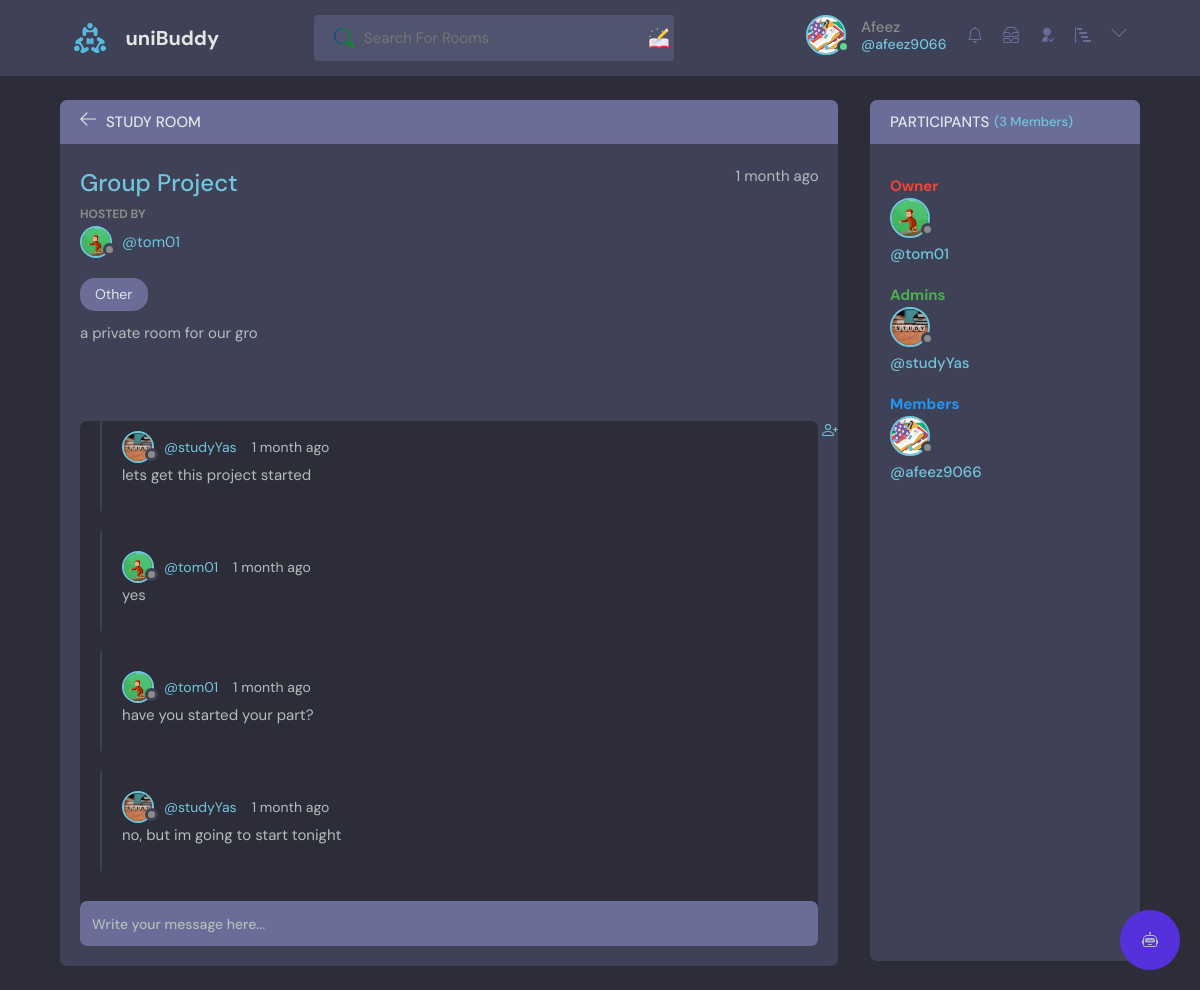
Page /room/14/ (signed in) on the committed database.
### base/models.py (models this page shows, shortened)
class User(AbstractUser):
    name = models.CharField(max_length=200, null=True)
    email = models.EmailField(unique=True, null=True)
    bio = models.TextField(null=True)
    avatar = models.ImageField(null=True, default="avatar.svg")
    followers = models.ManyToManyField('self', related_name='following', blank=True, symmetrical=False)
    follower_count = models.IntegerField(default=0)
    last_checked = models.DateTimeField(auto_now_add=True)
    badges = models.ManyToManyField('base.Badge', blank=True)
    USERNAME_FIELD = 'email'
    REQUIRED_FIELDS = []

class Room(models.Model):
    host = models.ForeignKey(User, on_delete=models.SET_NULL, null=True, related_name='created_rooms')
    topic = models.ForeignKey(Topic, on_delete=models.SET_NULL, null=True)
    name = models.CharField(max_length=200)
    description = models.TextField(null=True, blank=True)
    participants = models.ManyToManyField(
        User, related_name='participants', blank=True)
    updated = models.DateTimeField(auto_now=True)
    created = models.DateTimeField(auto_now_add=True)
    upvotes = models.IntegerField(default=0)
    upvoted_by = models.ManyToManyField(User, related_name='upvoted_rooms')
    is_private = models.BooleanField(default=False)
    access_code = models.CharField(max_length=10, blank=True, null=True)
    admins = models.ManyToManyField(User, related_name="admin_rooms", blank=True)
    class Meta:
        ordering = ['-updated', '-created']

class Topic(models.Model):
    name = models.CharField(max_length=200)
    def __str__(self):
        return self.name

class Message(models.Model):
    user = models.ForeignKey(
        User, on_delete=models.SET_NULL, null=True, blank=True)
    recipient = models.ForeignKey(
        User, on_delete=models.SET_NULL, null=True, blank=True, related_name="messages")
    name = models.CharField(max_length=200, null=True, blank=True)
    email = models.EmailField(max_length=200, null=True, blank=True)
    subject = models.CharField(max_length=200, null=True, blank=True)
    body = models.TextField()
    is_read = models.BooleanField(default=False, null=True)
    room = models.ForeignKey(Room, on_delete=models.CASCADE)
    updated = models.DateTimeField(auto_now=True)
    created = models.DateTimeField(auto_now_add=True)
    class Meta:
        ordering = ['is_read', '-created']

### base/views.py (the view, shortened to what this page needs)
# urls.py: path('room/<str:pk>/', views.room, name="room"),
def room(request, pk):
    room = Room.objects.get(id=pk)
    if room.is_private and request.user not in room.participants.all():
        return redirect('access_code', pk=room.id)
    room_messages = room.message_set.all().order_by('created')
    participants = room.participants.all()
    is_admin = request.user in room.admins.all()
    following = request.user.following.all()
    assign_badges(request.user)
    context = {'room': room, 'room_messages': room_messages,
               'participants': participants, 'is_admin': is_admin, 'following': following}
    return render(request, 'base/room.html', context)

### base/templatetags/custom_tags.py (called while the page is built)
@register.simple_tag
def unread_messages_count(user):
    return user.messages.filter(is_read=False).count()

### base/templatetags/notification_tags.py (called while the page is built)
@register.simple_tag
def unread_notifications_count(user):
    last_checked = user.last_checked
    return Notification.objects.filter(receiver=user, created_at__gt=last_checked).count()

### base/utils.py (called while the page is built)
def assign_badges(user):
    badges = Badge.objects.all()
    for badge in badges:
        if badge in user.badges.all():
            continue
        if check_criteria(user, badge.criteria):
            user.badges.add(badge)
            user.save()

def check_criteria(user, criteria):
    key, value = criteria.split(':')
    value = int(value)
    if key == 'rooms_created':
        return user.created_rooms.count() >= value
    elif key == 'followers':
        return user.followers.count() >= value
    elif key == 'upvotes_given':
        total_upvotes = sum(room.upvotes for room in user.created_rooms.all())
        return total_upvotes >= value
    elif key == 'rooms_joined':
        joined_rooms_count = user.participants.count()
        return joined_rooms_count >= value
    return False

### base/templates/base/room.html (shortened to what this page needs)
{% extends 'main.html' %}
{% load static %}
{% block content %}
<main class="profile-page layout layout--2">
  <div class="container">
    <div class="room">
      <div class="room__top">
        <div class="room__topLeft">
          <a href="{% url 'home' %}">
            <svg version="1.1" xmlns="http://www.w3.org/2000/svg" width="32" height="32" viewBox="0 0 32 32">
              <title>arrow-left</title>
              <path
                d="M13.723 2.286l-13.723 13.714 13.719 13.714 1.616-1.611-10.96-10.96h27.625v-2.286h-27.625l10.965-10.965-1.616-1.607z">
              </path>
            </svg>
          </a>
          <h3>Study Room</h3>
        </div>
      </div>
      <div class="room__box scroll">
        <div class="room__header scroll">
          <div class="room__info">
            <h3>{{room.name}}</h3>
            <span>{{room.created|timesince}} ago</span>
          </div>
          <div class="room__hosted">
            <p>Hosted By</p>
            <a href="{% url 'user-profile' room.host.id %}" class="room__author">
              <div class="avatar avatar--small">
                <img src="{{room.host.avatar.url}}" />
              </div>
              <span>@{{room.host.username}}</span>
            </a>
          </div>
          <span class="room__topics">{{room.topic}}</span>
          <br>
          <span class="room_description">{{room.description}}</span>
        </div>
        <div class="room__conversation">
          <div class="threads scroll">
            <div class="invite-wrapper">
              <a href="#" class="invite-btn" onclick="toggleInviteDropdown()">
              </a>
           </div>
            {% for message in room_messages %}
            <div class="thread">
              <div class="thread__top">
                <div class="thread__author">
                  <a href="{% url 'user-profile' message.user.id %}" class="thread__authorInfo">
                    <div class="avatar avatar--small">
                      <img src="{{message.user.avatar.url}}" />
                    </div>
                    <span>@{{message.user.username}}</span>
                  </a>
                  <span class="thread__date">{{message.created|timesince}} ago</span>
                </div>
              </div>
              <div class="message__container">
                <div class="message-content">
                  {{message.body}}
              </div>
              </div>
            </div>
            {% endfor %}
          </div>
        </div>
      </div>
      <div class="room__message">
        <form id="message-form" action="" method="POST">
          <input name="body" placeholder="Write your message here..." />
        </form>
      </div>
    </div>
    <div class="participants">
      <h3 class="participants__top">Participants <span>({{participants.count}} Members)</span></h3>
      <div class="participants__list scroll" data-room-id="{{ room.id }}">
        <h4 class="role-title owner-title">Owner</h4>
        <div class="owner">
        </div>
        <h4 class="role-title admin-title">Admins</h4>
        <div class="admins">
        </div>
        <h4 class="role-title member-title">Members</h4>
        <div class="members">
        </div>
        {% for user in participants %}
          {% if user == room.host %}
            <div class="participant owner">
          {% elif user in room.admins.all %}
            <div class="participant admin">
          {% else %}
            <div class="participant member">
          {% endif %}
              <a href="{%  url 'user-profile' user.id %}">
                <div class="avatar avatar--medium">
                  <img src="{{user.avatar.url}}" />
                </div>
                <p>
                  <span>@{{user.username}}</span>
                </p>
              </a>
        {% endfor %}
      </div>
    </div>
  </div>
</main>
{% endblock content %}

### templates/navbar.html (shortened to what this page needs)
{% load static %}
{% load static custom_tags %}
{% load static notification_tags %}
<header class="header header--loggedIn">
    <div class="container">
        <a href="{% url 'home' %}" class="header__logo">
            <img src="{% static 'images/logo.svg' %}" />
            <h1>uniBuddy</h1>
        </a>
        <form class="header__search" method="GET" action="{% url 'home' %}">
            <label>
                <input name="q" placeholder="Search For Rooms" />
                <div class="search-addon"></div>
            </label>
        </form>
        <nav class="header__menu">
            {% if request.user.is_authenticated %}
            <div class="header__user">
                <a href="{% url 'user-profile' request.user.id %}">
                    <div class="avatar avatar--medium active">
                        <img src="{{request.user.avatar.url}}" />
                    </div>
                    <p>{{request.user.name}} <span>@{{request.user.username}}</span></p>
                    <a href="{% url 'get_notifications' %}">
                    </a>
                    <a href="{% url 'inbox' %}">
                    </a>
                </a>
                <a href="{% url 'follower_list' request.user.id %}">
                    <svg xmlns="http://www.w3.org/2000/svg" viewBox="0 0 24 24"> <g> <path fill="none" d="M0 0h24v24H0z"/>
                        <path d="M13 14.062V22H4a8 8 0 0 1 9-7.938zM12 13c-3.315 0-6-2.685-6-6s2.685-6 6-6 6 2.685 6 6-2.685 6-6 6zm5.793 6.914l3.535-3.535 1.415 1.414-4.95 4.95-3.536-3.536 1.415-1.414 2.12 2.121z"/> </g>
                    </svg>
                </a>
                <a href="{% url 'leaderboard' %}">
                </a>
                <button class="dropdown-button">
                    <svg version="1.1" xmlns="http://www.w3.org/2000/svg" width="32" height="32" viewBox="0 0 32 32">
                        <title>chevron-down</title>
                        <path d="M16 21l-13-13h-3l16 16 16-16h-3l-13 13z"></path>
                    </svg>
                </button>
            </div>
            {% else %}
            <a href="{% url 'login' %}">
                <img src="{% static 'images/avatar.svg' %}" />
                <p>Login</p>
            </a>
            {% endif %}
        </nav>
    </div>
</header>

### rows in the picture
User: user.avatar (picture), user.name "Afeez", user.username "afeez9066", avatar (picture), username "afeez9066"
Room: name "Group Project", created "1 month", host.avatar (picture), host.username "tom01", topic "Other", description "a private room for our gro"
Message: user.avatar (picture), user.username "studyYas", created "1 month", body "lets get this project started"
Message: user.avatar (picture), user.username "tom01", created "1 month", body "yes"
Message: user.avatar (picture), user.username "tom01", created "1 month", body "have you started your part?"
Message: user.avatar (picture), user.username "studyYas", created "1 month", body "no, but im going to start tonight"
User: avatar (picture), username "tom01"
User: avatar (picture), username "studyYas"

### other values in the picture
{{ participants.count }} "3"
